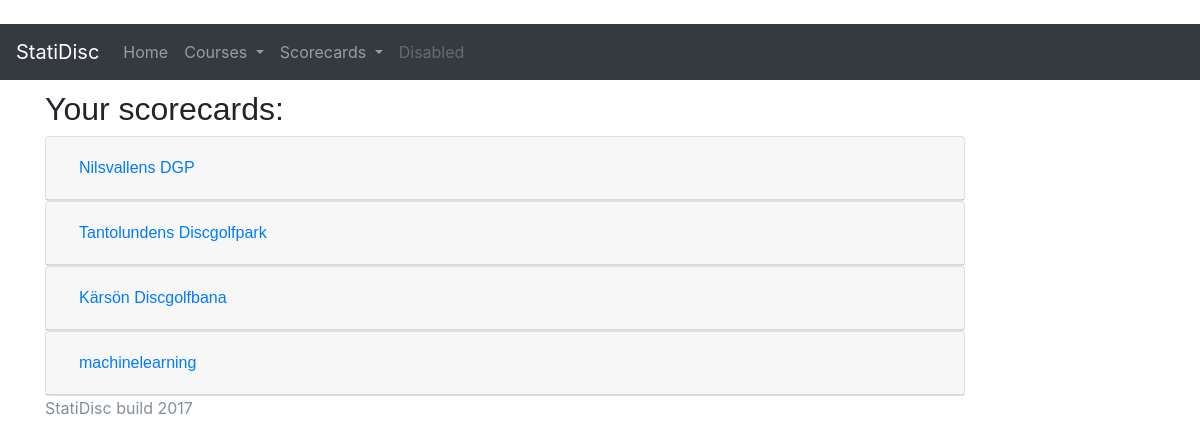
/scorecards/ (signed in), run on an earlier commit of the app's database.
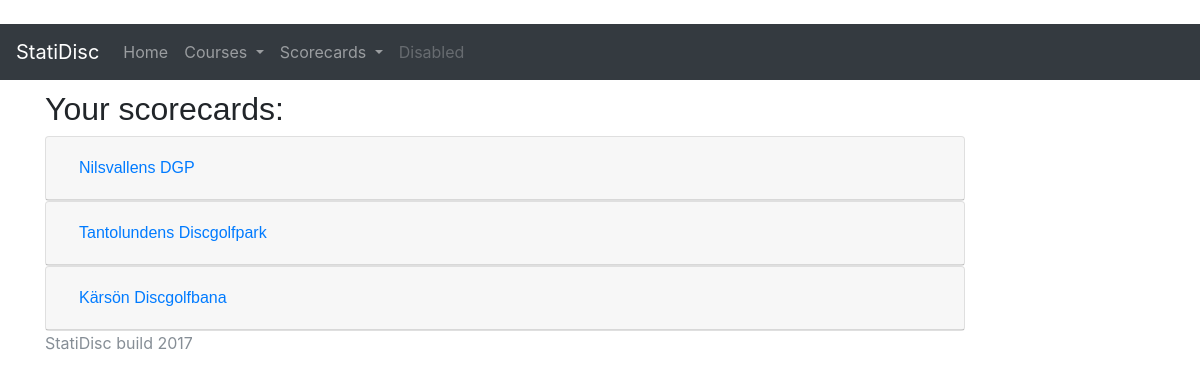
And on a later commit of the database.
### courses/models.py (models this page shows, shortened)
class Course(models.Model):
    course_name = models.CharField(max_length=200) # Name of course
    course_par = models.PositiveIntegerField(null=True) # Course total par
    course_location = models.CharField(max_length=200) # Location, like town or such for the course

### scorecards/views.py (the view)
# urls.py: url(r'^scorecards/', include('scorecards.urls', namespace='scorecards')),
def scorecards(request):
    scorecards = Scorecard.objects.filter(user = request.user)
    courses = Course.objects.all()
    return render(request, 'scorecards/scorecards.html', {'scorecards': scorecards, 'courses': courses})

### rounds/models.py (called while the page is built)
    def __str__(self):
        return str(self.name)

### scorecards/templates/scorecards/scorecards.html (shortened to what this page needs)
﻿<!DOCTYPE html>
    {% extends 'courses/base.html' %}
    {% block content %}
	<h2>Your scorecards:</h2>
    <div id="accordion">
        {% for course in courses %}
        <div class="card">
            <div class="card-header" id="headingOne">
                <h5 class="mb-0">
                    <button class="btn btn-link" data-toggle="collapse" data-target="#{{ course.course_name }}" aria-expanded="true" aria-controls="collapseOne">
                        {{ course.course_name }}
                    </button>
                </h5>
            </div>
        </div>
        {% endfor %}
    </div>
    {% endblock %}

### back_up/courses_original/templates/courses/base.html (shortened to what this page needs)
{% load staticfiles %}
<html>
<head>
    {% load static %}
    <link rel="stylesheet" href="{% static 'bootstrap/bootstrap.css' %}">
    <link rel="stylesheet" type="text/css" href="{% static 'courses/style.css' %}" />
</head>
<body>
    <nav class="navbar navbar-expand-lg navbar-dark bg-dark">
        <a class="navbar-brand" href="/courses">StatiDisc</a>
        <div class="collapse navbar-collapse" id="navbarSupportedContent">
            <ul class="navbar-nav mr-auto">
                <li class="nav-item dropdown">
                    <a class="nav-link" href="/courses">Home<span class="sr-only">(current)</span></a>
                </li>
                <li class="nav-item dropdown">
                    <a class="nav-link dropdown-toggle" href="#" id="navbarDropdown" role="button" data-toggle="dropdown" aria-haspopup="true" aria-expanded="false">
                        Courses
                    </a>
                </li>
                <li class="nav-item dropdown">
                    <a class="nav-link dropdown-toggle" href="#" id="navbarDropdown" role="button" data-toggle="dropdown" aria-haspopup="true" aria-expanded="false">
                        Scorecards
                    </a>
                </li>
                <li class="nav-item">
                    <a class="nav-link disabled" href="#">Disabled</a>
                </li>
            </ul>
        </div>
    </nav>
    <div class="content container" style="padding-top: 10px">
        <div class="row">
            <div class="col-md-10">
                {% block content %}
                {% endblock %}
            </div>
        </div>
    </div>
    <footer>
        <div class="container">
            <p class="text-muted">StatiDisc build 2017</p>
        </div>
    </footer>
</body>
</html>

### Static/static_dirs/courses/style.css (style rules this page uses)
h1, h2, h3, h4, h5, h6 { font-family: 'Rubik', sans-serif; }

What changed in the data, as far as the page shows it:
removed Course: course_name "machinelearning"
